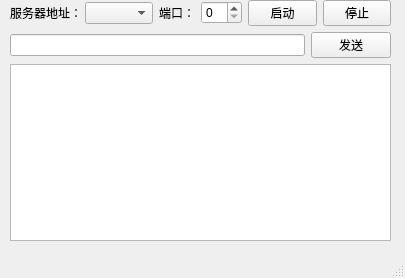
<?xml version="1.0" encoding="UTF-8"?>
<ui version="4.0">
 <class>MainWindow</class>
 <widget class="QMainWindow" name="MainWindow">
  <property name="geometry">
   <rect>
    <x>0</x>
    <y>0</y>
    <width>405</width>
    <height>278</height>
   </rect>
  </property>
  <property name="windowTitle">
   <string>TCP服务端</string>
  </property>
  <widget class="QWidget" name="centralwidget">
   <widget class="QWidget" name="">
    <property name="geometry">
     <rect>
      <x>10</x>
      <y>0</y>
      <width>381</width>
      <height>241</height>
     </rect>
    </property>
    <layout class="QVBoxLayout" name="verticalLayout">
     <item>
      <layout class="QHBoxLayout" name="horizontalLayout">
       <item>
        <widget class="QLabel" name="label">
         <property name="text">
          <string>服务器地址：</string>
         </property>
        </widget>
       </item>
       <item>
        <widget class="QComboBox" name="comboBox"/>
       </item>
       <item>
        <widget class="QLabel" name="label_2">
         <property name="text">
          <string>端口：</string>
         </property>
        </widget>
       </item>
       <item>
        <widget class="QSpinBox" name="spinBox"/>
       </item>
       <item>
        <widget class="QPushButton" name="start_btn">
         <property name="text">
          <string>启动</string>
         </property>
        </widget>
       </item>
       <item>
        <widget class="QPushButton" name="stop_btn">
         <property name="text">
          <string>停止</string>
         </property>
        </widget>
       </item>
      </layout>
     </item>
     <item>
      <layout class="QHBoxLayout" name="horizontalLayout_2">
       <item>
        <widget class="QLineEdit" name="lineEdit"/>
       </item>
       <item>
        <widget class="QPushButton" name="send_btn">
         <property name="text">
          <string>发送</string>
         </property>
        </widget>
       </item>
      </layout>
     </item>
     <item>
      <widget class="QPlainTextEdit" name="plainTextEdit"/>
     </item>
    </layout>
   </widget>
  </widget>
  <widget class="QMenuBar" name="menubar">
   <property name="geometry">
    <rect>
     <x>0</x>
     <y>0</y>
     <width>405</width>
     <height>18</height>
    </rect>
   </property>
  </widget>
  <widget class="QStatusBar" name="statusbar"/>
 </widget>
 <resources/>
 <connections/>
</ui>
